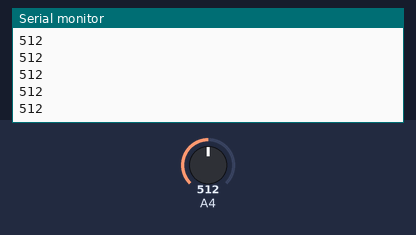
Bench run of a sketch on a simulated Arduino Uno, built with avr-gcc and run on an emulated ATmega328P. Parts: the last lines printed to the serial monitor. The test bench sets the inputs (shaded band); at power-on: A4 = 512.

Above: at 1.2 s.
1.3 s: A4 set to 716
At 1.31 s:
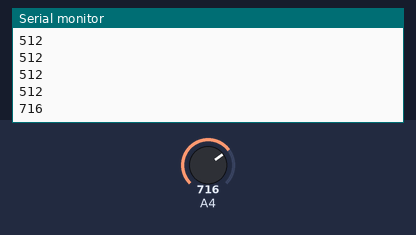
2.8 s: A4 set to 900
At 2.81 s:
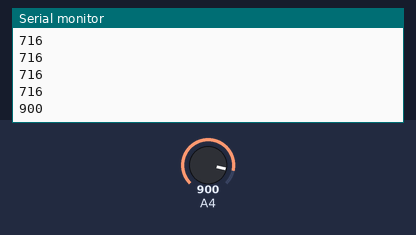
Timing chart, 0 to 5.8 s (numbered marks = the images above; inputs shaded):
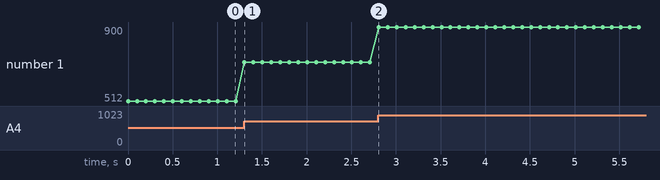

Measured:
- after the input at 1.3 s, the serial monitor: prints a new line at once (image 1)
- after the input at 2.8 s, the serial monitor: prints a new line at once (image 2)
- plotted number 1: 512 → 716 after the input at 1.3 s, 716 → 900 after the input at 2.8 s

The sketch:

Grove-Analog-Light_Arduino.ino
```cpp
void setup()
{
  // nothing to initialize
  Serial.begin(115200);
}

void loop()
{

  int value = analogRead(A4);

  Serial.println(value);

  delay(100);
}
```
